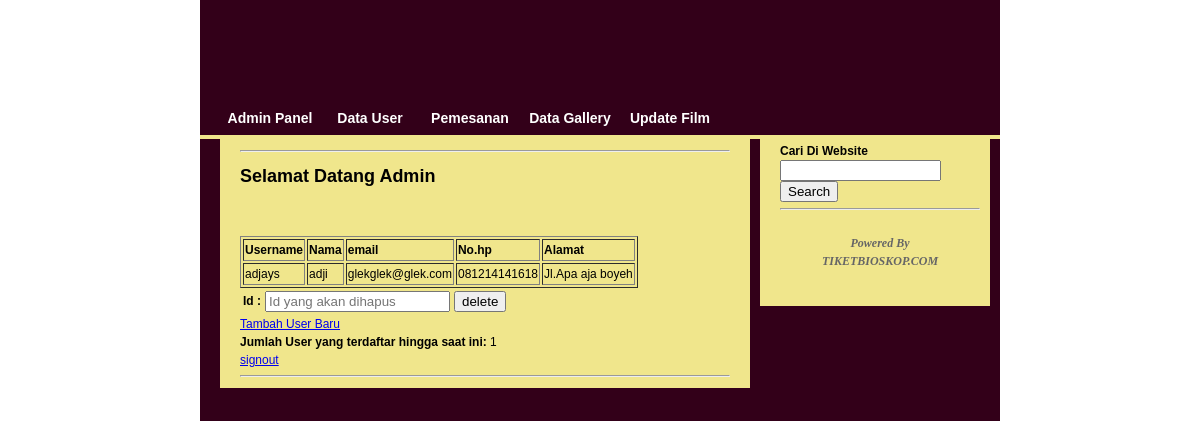
Screenshot of /dataUser.php with the database file from the repository.
### tables this page shows
CREATE TABLE IF NOT EXISTS `user` (
  `user` varchar(15) NOT NULL,
  `psw` varchar(50) NOT NULL,
  `nama` varchar(20) NOT NULL,
  `email` varchar(25) NOT NULL,
  `hp` varchar(12) NOT NULL,
  `alamat` varchar(25) NOT NULL,
  PRIMARY KEY (`user`)
);

### dataUser.php (the view, shortened to what this page needs)
<!DOCTYPE html PUBLIC "-//W3C//DTD XHTML 1.0 Transitional//EN" "http://www.w3.org/TR/xhtml1/DTD/xhtml1-transitional.dtd">
<html xmlns="http://www.w3.org/1999/xhtml">
<head>
<link href="gaya.css" rel="stylesheet" type="text/css" />
</head>
<body>
<?php
$link = @mysql_connect("localhost", "root", "");
$result2 = mysql_query("SELECT * FROM user", $link);
$num_rows2 = mysql_num_rows($result2);
?>
<div id="wrapper">
<div id="header"></div>
<div id="menu">
    <ul>
	  <li><a href="admin.php">Admin Panel</a></li>
      <li><a href="dataUser.php">Data User</a></li>
      <li><a href="dataPemesanan.php">Pemesanan</a></li>
	  <li><a href="dataGallery.php">Data Gallery</a></li>
		<li><a href="film.php">Update Film</a></li>
    </ul>
  </div>
<div id="bawahnav"></div>
<div id="leftcontent">
<div id="teks"><hr/>
		<strong><h2>Selamat Datang Admin</h2></strong><br/>
		<br/>
		<table border = "1">
			<tr>
				<th>Username</th>
				<th>Nama</th>
				<th>email</th>
				<th>No.hp</th>
				<th>Alamat</th>
			</tr>
			<?php
				while($row = mysql_fetch_assoc($result2)){
					echo"<tr><td>";
					echo $row["user"]."</td><td>";
					echo $row["nama"]."</td><td>";
					echo $row["email"]."</td><td>";
					echo $row["hp"]."</td><td>";
					echo $row["alamat"]."</td>";
					echo "</tr>";
				}
			?>
		</table>
		<form method = "post" action = "deleteUser.php">
			<table border = "0">
				<tr>
					<th>
						Id :
					</th>
					<td>
						<input type = "text" name = "delId" placeholder = "Id yang akan dihapus"/>
					</td>
					<td>
						<input type = "submit" value = "delete"/>
					</td>
				</tr>
			</table>
		</form>
		<a href = "daftar.php">Tambah User Baru</a><br/>
		<b>Jumlah User yang terdaftar hingga saat ini:</b> <?php echo $num_rows2; ?><br/>
		<a href="indexs.php">signout</a>
	  <hr/>
</div>
</div>
<div id="rightcontent"><strong>Cari Di Website </strong><br/>
	  <form id="searchthis" action="http://www.google.com/search" style="display:inline;" method="get">
	  <input id="b-query" maxlength="255" name="q" size="17" type="text"/>
	  <input id="b-searchbtn" value="Search" type="submit"/>
	  </form>
	  <hr/>
	  <center><br/>
	  <i><font color="#666666" face="verdana"><strong>Powered By <br/>TIKETBIOSKOP.COM</strong></font></i></center>
	  <br/><br/>
</div>
<div id="footer"></div>
</div>
</body>
</html>

### gaya.css (style rules this page uses)
body { font-family: Arial, Helvetica, sans-serif; font-size: 12px; color: #000000; line-height: 18px; background-image: url(images/back.jpg); margin: 0px; }
#wrapper { background-color:#330019; width: 800px; margin-right: auto; margin-left: auto; }
#wrapper #header { background-image: url(images/logo.png); height: 100px; width: 800px; }
#wrapper #menu { height: 35px; margin: 0 auto; width: 800x; padding-left: 20px; background-color:#330019; }
#wrapper #menu ul { margin: 0; padding: 0; list-style: none; line-height: normal; }
#wrapper #menu li { float: left; }
#wrapper #menu a { display: block; float: left; height: 29px; width: 100px; text-decoration: none; font-size: 14px; padding-top: 10px; font-weight: bold; color: #ffffff; text-align: center; }
#wrapper #bawahnav { background-color:khaki; height: 4px; width: 800px; }
#wrapper #leftcontent { float: left; width: 530px; padding-right: 10px; padding-left: 20px; padding-bottom: 5px; }
#wrapper #leftcontent #teks { color: #000000; font-size: 12px; padding-left: 20px; padding-right: 20px; padding-bottom:5px; padding-top: 5px; text-decoration: none; background: khaki; text-align: justify; }
#wrapper #rightcontent { background-color:khaki; float: left; width: 200px; padding-right: 10px; padding-left: 20px; padding-top:3px; }
#wrapper #footer { padding-top:3px; font-size: 15px; color: #00CCFF; font-weight: bold; text-align: center; height: 25px; width: 800px; }

### rows the page displays
user: user "adjays", nama "adji", email "glekglek@glek.com", hp "081214141618", alamat "Jl.Apa aja boyeh"

### other values shown
$num_rows2 "1"
